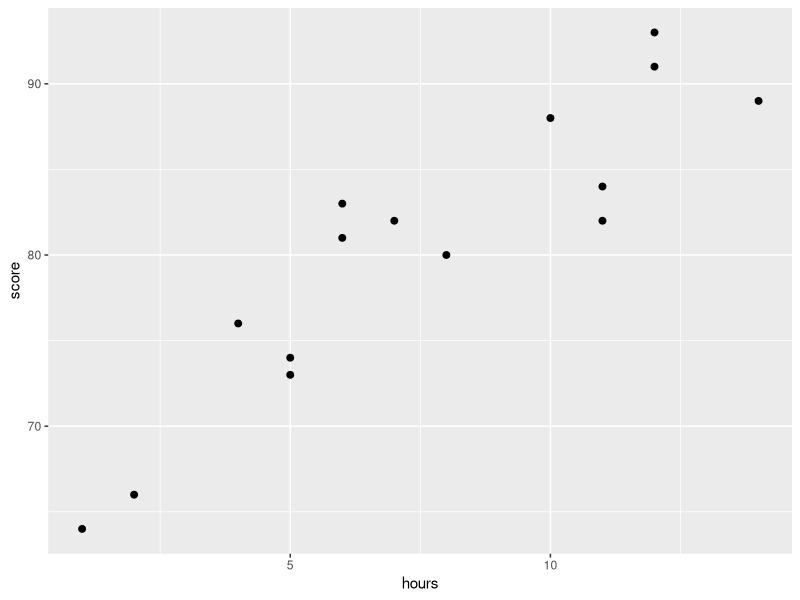

Recreate this plot in R.
df <- data.frame(
  hours = c(1, 2, 4, 5, 5, 6, 6, 7, 8, 10, 11, 11, 12, 12, 14),
  score =
    c(64, 66, 76, 73, 74, 81, 83, 82, 80, 88, 84, 82, 91, 93, 89)
)

print(head(df))
library(ggplot2)

print(ggplot(df, aes(x = hours, y = score)) +
        geom_point(size = 2))

linear_model <- lm(score ~ hours, df)

library("Metrics")
print(mse(df$score,predict(linear_model,df))) # Calculate MSE#mean squared error
print(rmse(df$score,predict(linear_model,df))) # Calculate MSE#root mean squared error
print(predict( linear_model, newdata = data.frame(hours=c(15,16,17)) ))
